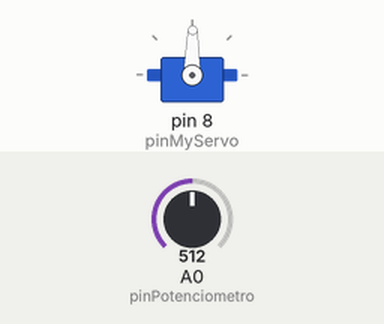
Simulated run of this sketch. Board: Arduino Uno, built with avr-gcc and run on an emulated ATmega328P. Parts: servo. The test bench sets the inputs (shaded band); at power-on: A0 (pinPotenciometro) = 512.

Above: at 1.2 s.
1.3 s: A0 (pinPotenciometro) set to 716
At 2.5 s:
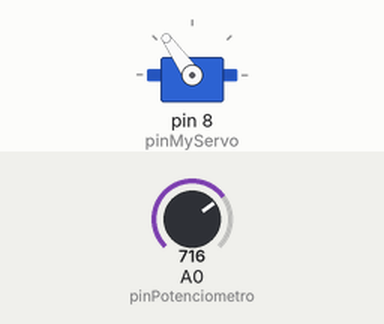
2.8 s: A0 (pinPotenciometro) set to 900
At 4.0 s:
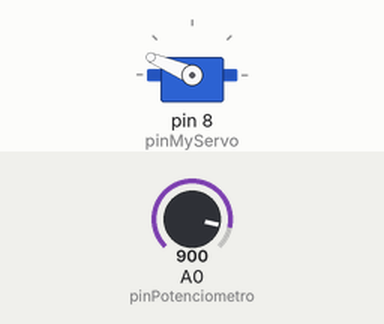
4.3 s: A0 (pinPotenciometro) set to 1023
At 5.5 s:
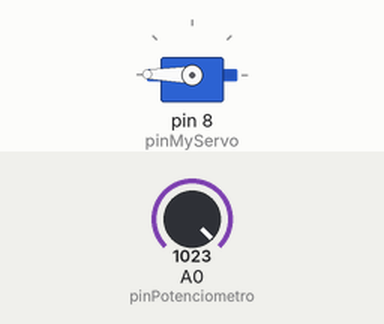
5.8 s: A0 (pinPotenciometro) set to 306
At 7.0 s:
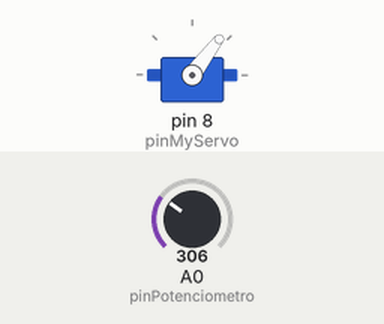
7.3 s: A0 (pinPotenciometro) set to 122
At 8.5 s:
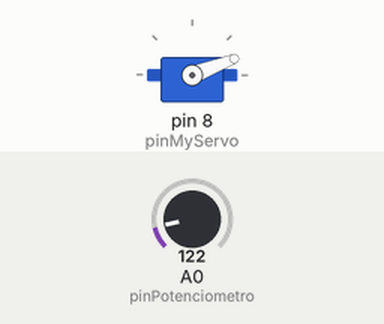
8.8 s: A0 (pinPotenciometro) set to 511
At 10.1 s:
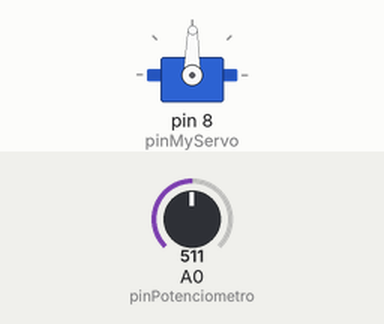
Timing chart, 0 to 11.3 s (numbered marks = the images above; inputs shaded):
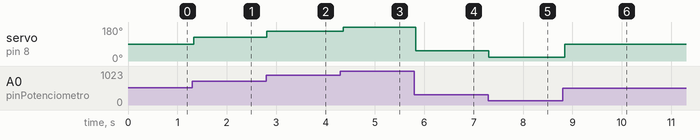

The sketch:

servo2.ino
```cpp
//----------------------------------------------
// Hugo Rafael de Lima
// Programa pra testar no rôbo novo
//----------------------------------------------
// bibliotecas e definições

#include <Servo.h>

#define pinMyServo 8
#define pinPotenciometro A0

Servo myServo;
int pos = 0;

//----------------------------------------------

void setup( void ){

  // vel do bagulho
  Serial.begin(9600);

  // definindo potenciometro
  pinMode( pinPotenciometro, INPUT );

  // definindo myServo
  myServo.attach( pinMyServo );

}

//----------------------------------------------

void loop( void ){

  int angulo = map( analogRead(pinPotenciometro), 0, 1023, 0, 179);

  myServo.write( angulo );

  delay(70);


}

//----------------------------------------------
```

Measured:
- after the input at 1.3 s, servo on pin 8 (pinMyServo): 89° → 125° at once
- after the input at 2.8 s, servo on pin 8 (pinMyServo): 125° → 157° at once
- after the input at 4.3 s, servo on pin 8 (pinMyServo): 157° → 179° after 0.05 s
- after the input at 5.8 s, servo on pin 8 (pinMyServo): 179° → 53° at once
- after the input at 7.3 s, servo on pin 8 (pinMyServo): 53° → 21° at once
- after the input at 8.8 s, servo on pin 8 (pinMyServo): 21° → 89° after 0.05 s
